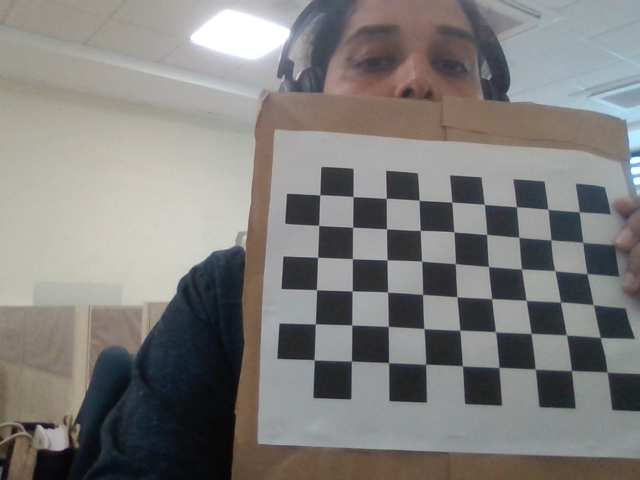
#> input picture calibration Data/image0.png, 640 x 480 px
$ jupyter execute harris.ipynb
#> lines starting #> are read from the running program, lines starting #| are printed output that depends on the picture; after the words box and inside, x2 and y2 are one past the last pixel; in counts of white or black regions, pixels touching at a corner belong together
### gaussian.py
import numpy as np
class Gaussian:
    def __init__(self):
        pass
    def create_gaussian_kernel(self,size, sigma):

        kernel = np.zeros((size, size))
        center = size // 2

        for i in range(size):
            for j in range(size):
                x, y = i - center, j - center
                kernel[i, j] = (1 / (2 * np.pi * sigma ** 2)) * np.exp(-(x ** 2 + y ** 2) / (2 * sigma ** 2))

        return kernel / np.sum(kernel)

    def apply_convolution(self,image, kernel):

        kernel_size = kernel.shape[0]
        pad = kernel_size // 2
        padded_image = np.pad(image, pad, mode='constant')

        result = np.zeros_like(image)

        for i in range(image.shape[0]):
            for j in range(image.shape[1]):
                region = padded_image[i:i + kernel_size, j:j + kernel_size]
                result[i, j] = np.sum(region * kernel)

        return result
    def apply_gaussian_filter(self, image,  sigma=1):
        kernel_size = int(6 * sigma + 1)
        gaussian_kernel = self.create_gaussian_kernel(kernel_size, sigma)
        return self.apply_convolution(image, gaussian_kernel)

### harris.ipynb
[cell 1]
import numpy as np
from scipy.ndimage import filters
import matplotlib.pyplot as plt
import cv2
from gaussian import Gaussian

class HarrisCornerDetector:
    def __init__(self, k=0.04, threshold=1e-2):
        self.k = k
        self.threshold = threshold
    def compute_gradients(self, image):
        Ix = filters.sobel(image, axis=0)
        Iy = filters.sobel(image, axis=1)
        return Ix, Iy
    def compute_products_of_gradients(self, Ix, Iy):
        Ixx = Ix**2
        Iyy = Iy**2
        Ixy = Ix*Iy
        return Ixx, Iyy, Ixy

    def apply_gaussian_filter(self, Ixx, Iyy, Ixy, sigma=1):
        gaussian= Gaussian()

        Ixx = gaussian.apply_gaussian_filter(Ixx, sigma)
        Iyy = gaussian.apply_gaussian_filter(Iyy, sigma)
        Ixy = gaussian.apply_gaussian_filter(Ixy, sigma)
        return Ixx, Iyy, Ixy
    def compute_harris_response(self, Ixx, Iyy, Ixy):
        detM = Ixx * Iyy - Ixy**2
        traceM = Ixx + Iyy
        R = detM - self.k * (traceM**2)
        return R
    def threshold_response(self, R):
        corners = np.zeros_like(R)
        corners[R > self.threshold * R.max()] = 1
        return corners
    def detect_corners(self, image):
        gray_image = cv2.cvtColor(image, cv2.COLOR_RGB2GRAY)
        Ix, Iy = self.compute_gradients(gray_image)
        Ixx, Iyy, Ixy = self.compute_products_of_gradients(Ix, Iy)
        Ixx, Iyy, Ixy = self.apply_gaussian_filter(Ixx, Iyy, Ixy)
        R = self.compute_harris_response(Ixx, Iyy, Ixy)
        corners = self.threshold_response(R)
        return corners
image = plt.imread('calibration Data/image0.png')
#> image is the input picture: shape (480, 640, 3) float32; mean R, G, B 0.503, 0.496, 0.488
detector = HarrisCornerDetector()
corners = detector.detect_corners(image)
#> in detect_corners, `gray_image = cv2.cvtColor(image, cv2.COLOR_RGB2GRAY)`:
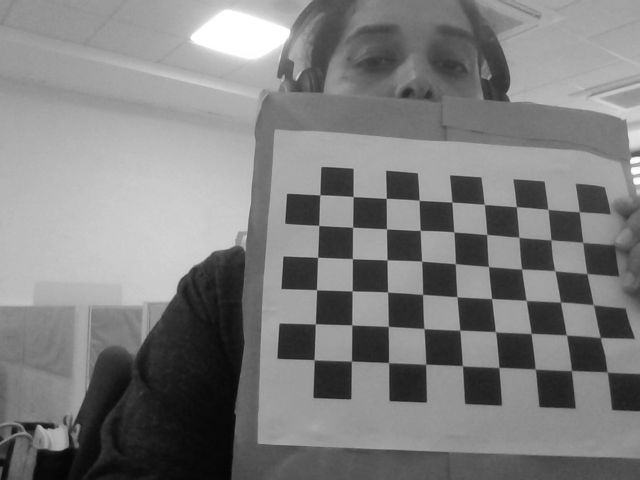
#> gray_image: shape (480, 640) float32; min 0.0177, max 1, mean 0.497
#> in compute_gradients, `Ix = filters.sobel(image, axis=0)`:
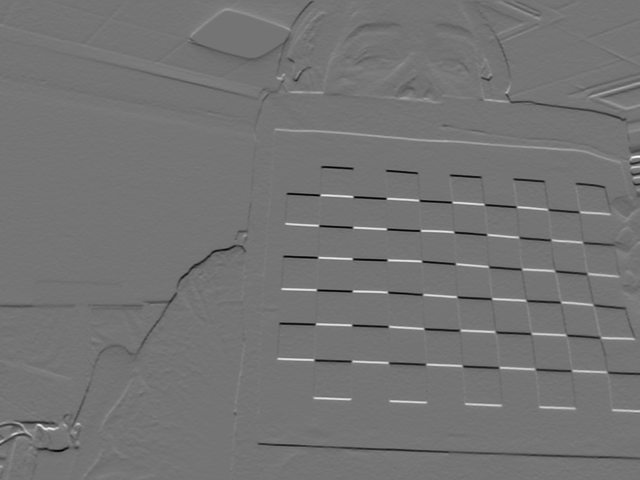
#> Ix: shape (480, 640) float32; min -1.95, max 2.31, mean -0.00575; drawn with min black and max white
#> in compute_gradients, `Iy = filters.sobel(image, axis=1)`:
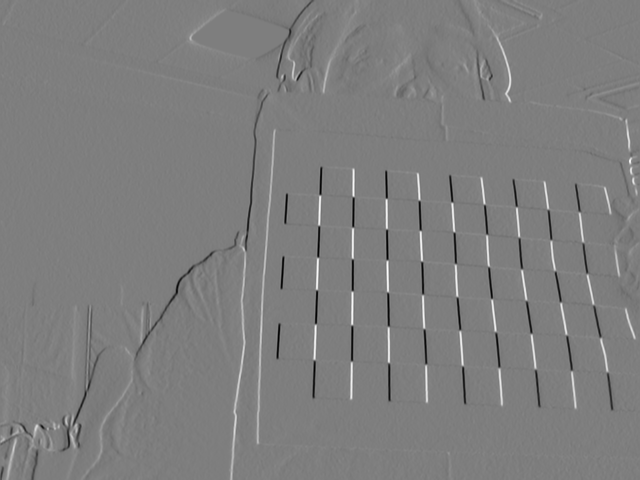
#> Iy: shape (480, 640) float32; min -1.99, max 2.03, mean -0.000435; drawn with min black and max white
#> in compute_products_of_gradients, `Ixy = Ix*Iy`:
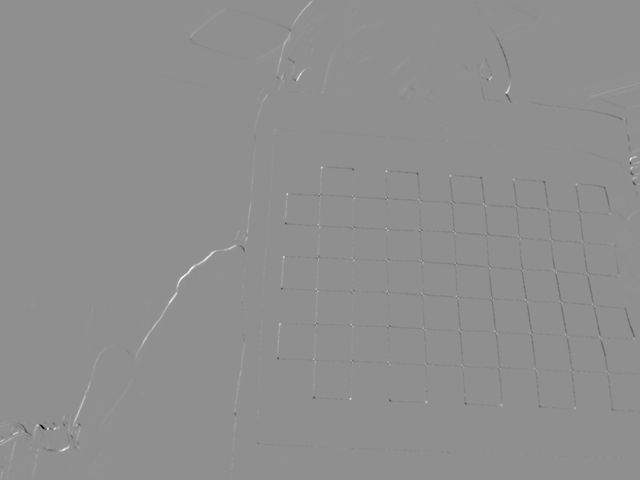
#> Ixy: shape (480, 640) float32; min -2.28, max 1.76, mean -0.00155; drawn with min black and max white
#> after the loop in apply_convolution, `for i in range(image.shape[0]):`:
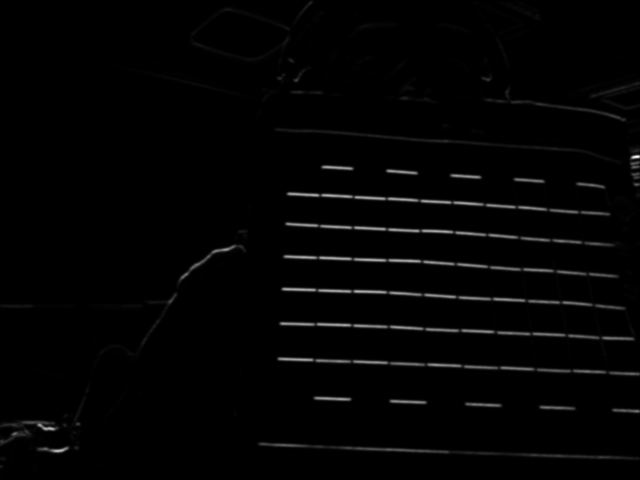
#> result: shape (480, 640) float32; min 0, max 2.78, mean 0.0402; drawn with min black and max white
#> after the loop in apply_convolution (call 2), `for i in range(image.shape[0]):`:
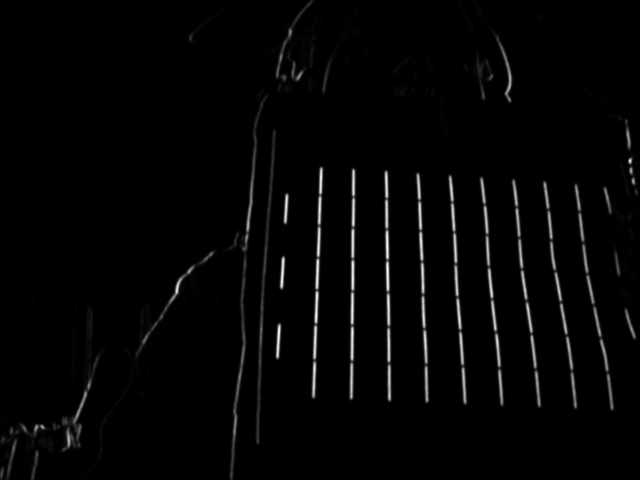
#> result: shape (480, 640) float32; min 0, max 2.03, mean 0.041; drawn with min black and max white
#> in compute_harris_response, `traceM = Ixx + Iyy`:
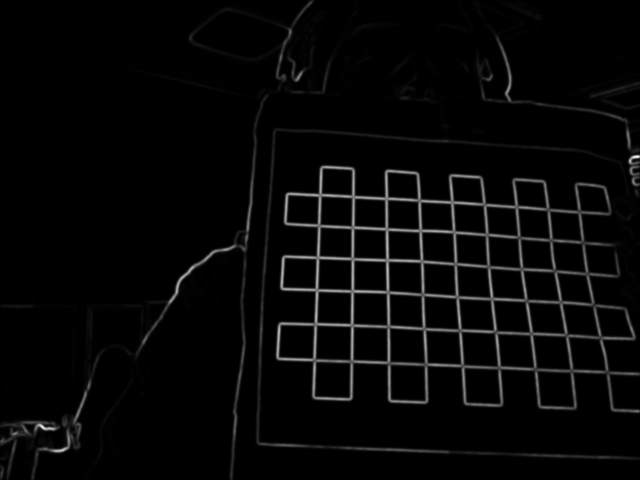
#> traceM: shape (480, 640) float32; min 0, max 2.8, mean 0.0812; drawn with min black and max white
#> in compute_harris_response, `R = detM - self.k * (traceM**2)`:
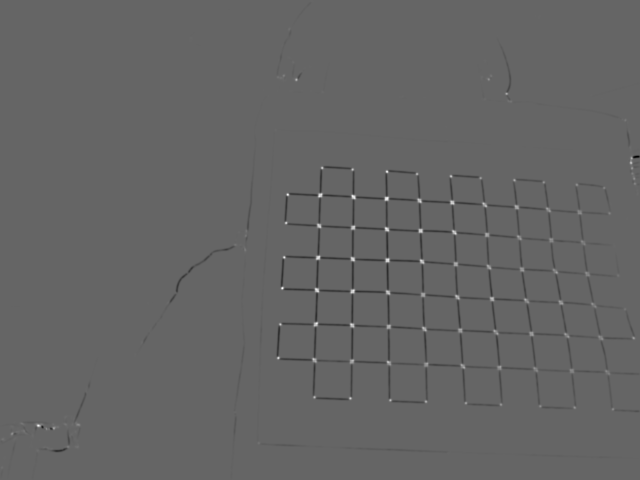
#> R: shape (480, 640) float32; min -0.294, max 0.444, mean -0.00186; drawn with min black and max white
#> in detect_corners, `corners = self.threshold_response(R)`:
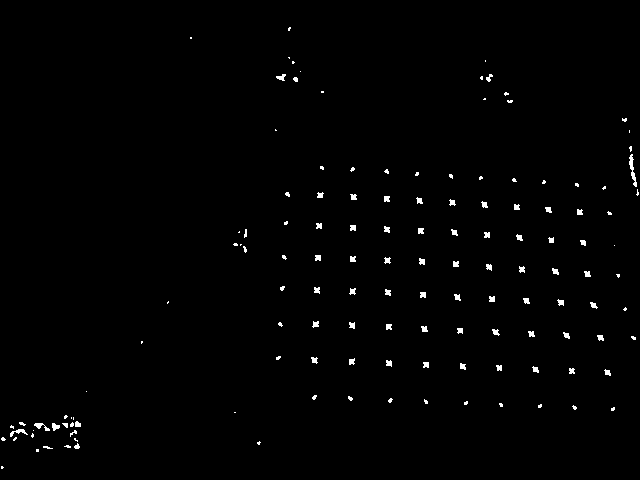
#> corners: shape (480, 640) float32; values 0 (black) and 1 (white), 0.95% white; 136 white regions (70 under 20 px), largest, box (x1, y1, x2, y2) and area: (629, 154, 637, 187) 105, (10, 429, 28, 437) 57, (34, 423, 50, 431) 56
plt.imshow(image, cmap='gray')
plt.scatter(np.where(corners)[1], np.where(corners)[0], c='b')
plt.show()
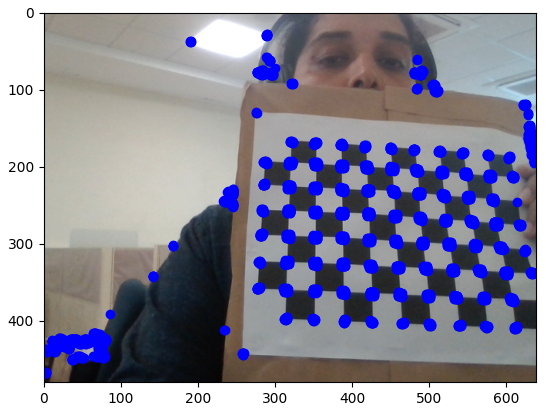
#> figure drawn by matplotlib, 1 panel

$ run again, with calibration Data/image1.png copied over calibration Data/image0.png
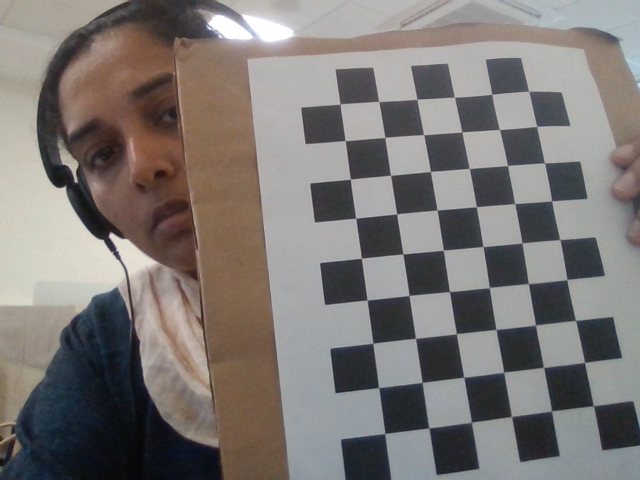
#> input picture calibration Data/image1.png, 640 x 480 px
#> image is the input picture: shape (480, 640, 3) float32; mean R, G, B 0.488, 0.469, 0.458
#> in detect_corners, `corners = self.threshold_response(R)`:
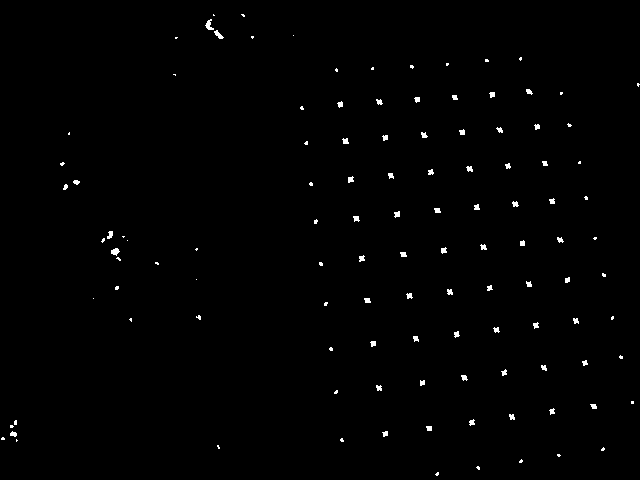
#> corners: shape (480, 640) float32; values 0 (black) and 1 (white), 0.73% white; 115 white regions (54 under 20 px), largest, box (x1, y1, x2, y2) and area: (205, 19, 214, 30) 51, (111, 248, 120, 256) 46, (214, 30, 224, 39) 43
#> `plt.show()`:
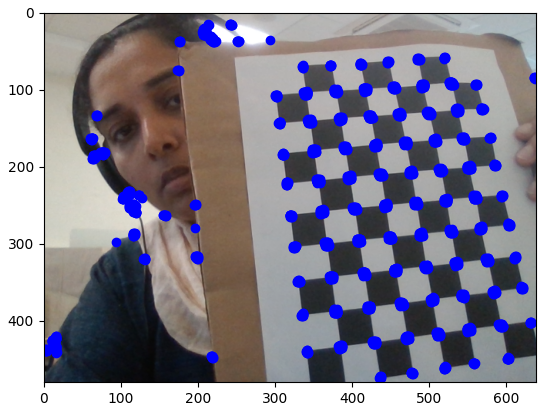
#> figure drawn by matplotlib, 1 panel

$ run again, with calibration Data/image10.png copied over calibration Data/image0.png
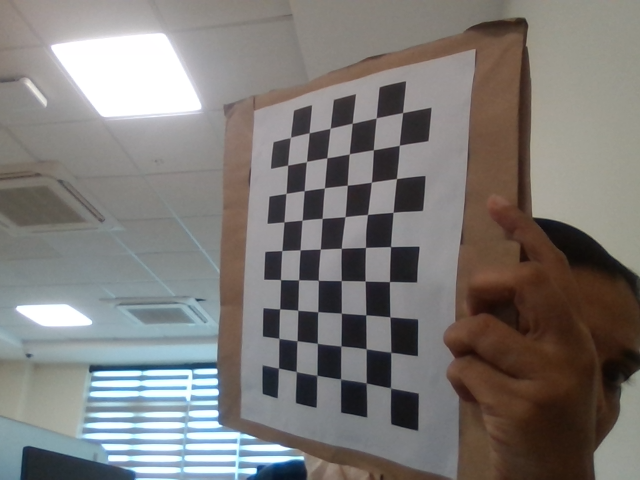
#> input picture calibration Data/image10.png, 640 x 480 px
#> image is the input picture: shape (480, 640, 3) float32; mean R, G, B 0.492, 0.48, 0.469
#> corners: shape (480, 640) float32; values 0 (black) and 1 (white), 0.97% white; 143 white regions (67 under 20 px), largest, box (x1, y1, x2, y2) and area: (214, 366, 220, 407) 140, (233, 460, 241, 470) 51, (234, 448, 242, 458) 50
#> `plt.show()`:
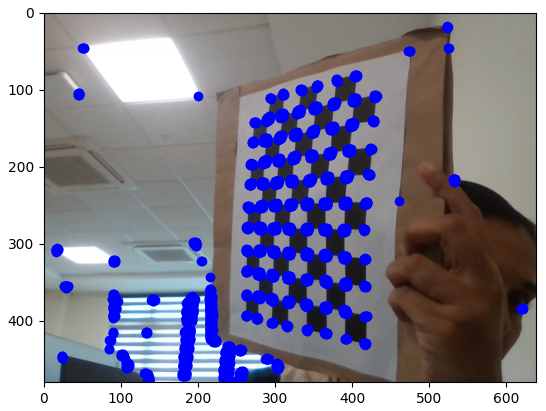
#> figure drawn by matplotlib, 1 panel
